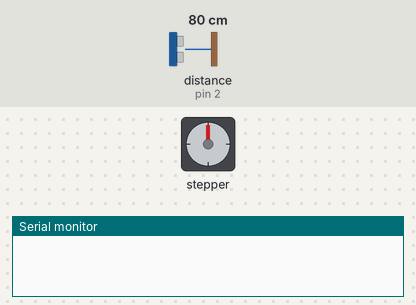
A sketch run on a simulated Arduino Uno, built with avr-gcc and run on an emulated ATmega328P. Parts: stepper motor, the last lines printed to the serial monitor. Wiring (inferred from the names in the program): ultrasonic range finder: trigger pin 3; echo pin 2. Inputs (shaded band) come from the test bench; at power-on: distance to the obstacle (sensor on pin 2) 80 cm. The echo pulse lasts 58.3 µs per cm; stepper angles assume 2038 steps per turn.

Above: at 0.1 s.
At 7.81 s:
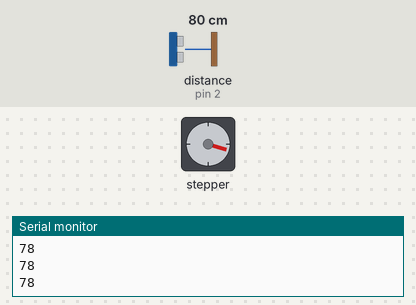
At 18.81 s:
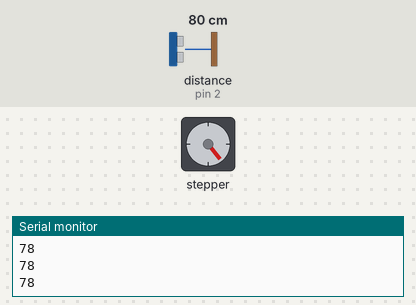
At 39.8 s:
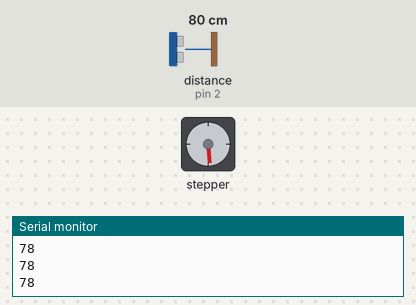
Timing chart, 0 to 40.0 s (numbered marks = the images above):
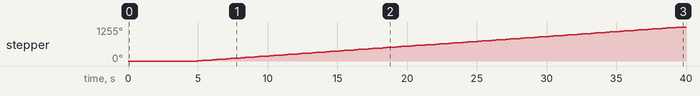

Measured:
- by itself, stepper: turns 788° clockwise in 21.6 s, then 251° clockwise in 6.6 s, then 216° clockwise in 5.6 s

The sketch:

ArduinoCode.ino
```cpp
//Includes the Arduino Stepper Library
#include <Stepper.h>

// Defines the number of steps per rotation
const int stepsPerRevolution = 2038;

// Creates an instance of stepper class
// Pins entered in sequence IN1-IN3-IN2-IN4 for proper step sequence
Stepper myStepper = Stepper(stepsPerRevolution, 8, 10, 9, 11);

const int trigPin =3;
const int echoPin = 2;

long duration;
int distance;
long time;
long target = 5;

void setup() {
  // put your setup code here, to run once:
  pinMode(trigPin,OUTPUT);
  pinMode(echoPin,INPUT);
  Serial.begin(9600);
}

void loop() {
  // put your main code here, to run repeatedly:

  time = millis();

  digitalWrite(trigPin, LOW);
  delayMicroseconds(2);

  digitalWrite(trigPin,HIGH);
  delayMicroseconds(10);
  digitalWrite(trigPin, LOW);

  duration = pulseIn(echoPin,HIGH);
  distance = duration*0.034/2;

  if (time > target*1000){
    target += 1;
    Serial.println(distance);
    Serial.print("\n");

      // Rotate CW slowly at 10 RPM

    myStepper.setSpeed(10);
    myStepper.step(stepsPerRevolution/10);

  }
}
```
